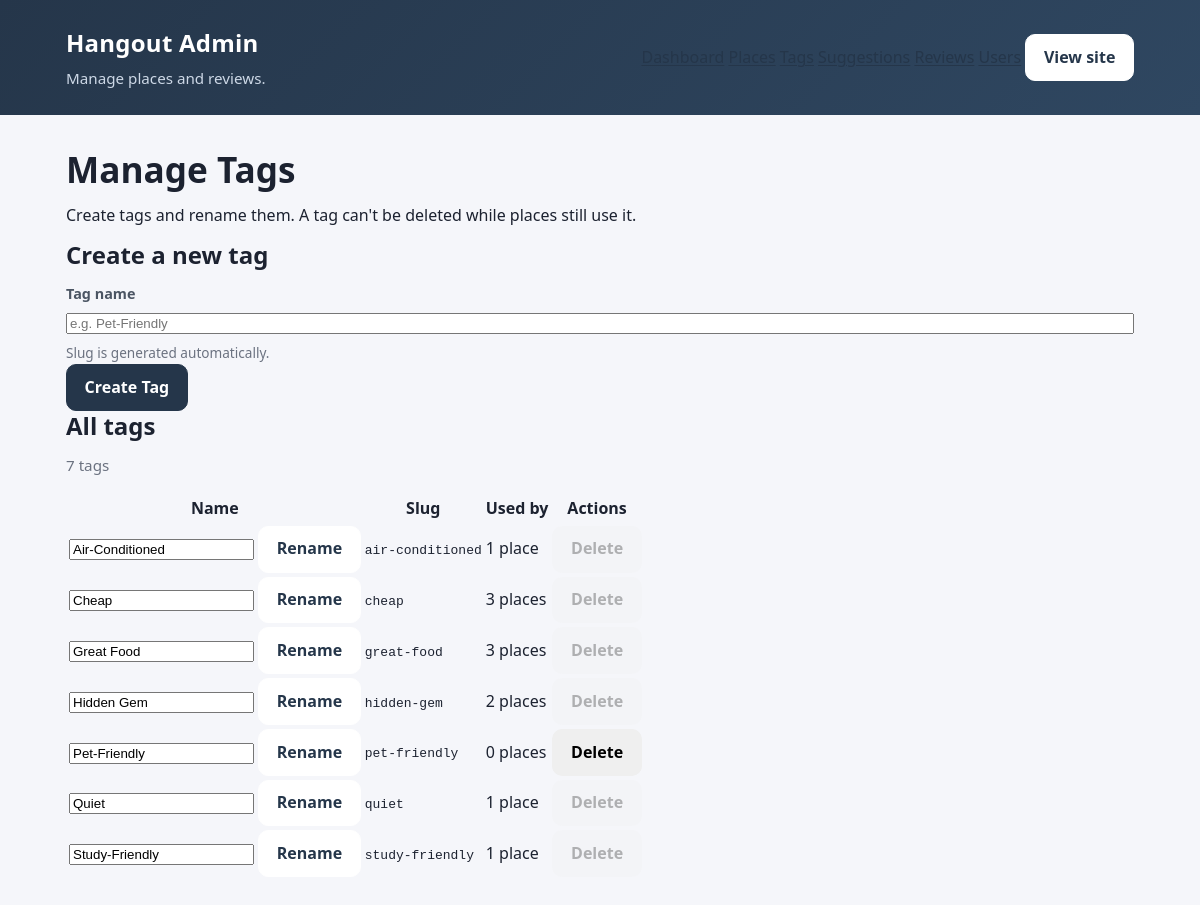
/admin/tags.php (signed in), run on the app's committed database.
### tables this page shows
CREATE TABLE `tags` (
  `id` int(10) UNSIGNED NOT NULL,
  `name` varchar(50) NOT NULL,
  `slug` varchar(60) NOT NULL
);

### public/admin/tags.php (the view, shortened to what this page needs)
<?php
require_once __DIR__ . '/../../app/config/database.php';
function escape(string $value): string
{
    return htmlspecialchars($value, ENT_QUOTES, 'UTF-8');
}
$tags = $pdo->query("
    SELECT
        t.id,
        t.name,
        t.slug,
        COUNT(pt.place_id) AS usage_count
    FROM tags t
    LEFT JOIN place_tags pt ON pt.tag_id = t.id
    GROUP BY t.id, t.name, t.slug
    ORDER BY t.name ASC
")->fetchAll();
?>
<!DOCTYPE html>
<html lang="en">
<head>
    <link rel="stylesheet" href="../assets/css/style.css">
</head>
<body class="admin-body">
<header class="site-header">
    <div class="site-header__inner">
        <div class="brand">
            <a href="index.php" class="brand__name">
                Hangout <span class="brand__badge">Admin</span>
            </a>
            <p class="brand__tagline">Manage places and reviews.</p>
        </div>
        <nav class="admin-nav" aria-label="Admin sections">
            <a href="index.php" class="admin-nav__link">Dashboard</a>
            <a href="places.php" class="admin-nav__link">Places</a>
            <a href="tags.php" class="admin-nav__link is-active" aria-current="page">Tags</a>
            <a href="suggestions.php" class="admin-nav__link">Suggestions</a>
            <a href="reviews.php" class="admin-nav__link">Reviews</a>
            <a href="users.php" class="admin-nav__link">Users</a>
            <a href="../index.php" class="btn btn--ghost">View site</a>
        </nav>
    </div>
</header>
<main id="main" class="container">
    <header class="page-header">
        <div>
            <h1>Manage Tags</h1>
            <p class="page-header__subtitle">
                Create tags and rename them. A tag can't be deleted while places still use it.
            </p>
        </div>
    </header>
    <section class="panel" aria-labelledby="new-tag-heading">
        <header class="panel__header">
            <h2 id="new-tag-heading">Create a new tag</h2>
        </header>
        <form method="POST" action="tags.php" class="admin-form">
            <div class="field">
                <label for="new-tag-name">Tag name</label>
                <input
                    type="text"
                    id="new-tag-name"
                    name="name"
                    maxlength="50"
                    placeholder="e.g. Pet-Friendly"
                    required
                >
                <span class="field-hint">Slug is generated automatically.</span>
            </div>
            <div class="form-actions">
                <button type="submit" class="btn btn--solid">Create Tag</button>
            </div>
        </form>
    </section>
    <section class="panel" aria-labelledby="all-tags-heading">
        <header class="panel__header panel__header--row">
            <h2 id="all-tags-heading">All tags</h2>
            <p class="results-count">
                <?= count($tags) ?> <?= count($tags) === 1 ? 'tag' : 'tags' ?>
            </p>
        </header>
        <?php if (empty($tags)): ?>
            <div class="empty-state">
                <h3>No tags yet</h3>
                <p>Use the form above to create the first tag.</p>
            </div>
        <?php else: ?>
            <div class="table-wrapper">
                <table class="data-table">
                    <thead>
                        <tr>
                            <th scope="col">Name</th>
                            <th scope="col">Slug</th>
                            <th scope="col">Used by</th>
                            <th scope="col">Actions</th>
                        </tr>
                    </thead>
                    <tbody>
                        <?php foreach ($tags as $tag): ?>
                            <?php $inUse = (int) $tag['usage_count'] > 0; ?>
                            <tr>
                                <td>
                                    <form method="POST" action="tags.php" class="inline-form inline-form--flex" style="gap: 0.5rem;">
                                        <input
                                            type="text"
                                            name="name"
                                            value="<?= escape($tag['name']) ?>"
                                            maxlength="50"
                                            class="tag-rename-input"
                                            aria-label="Rename <?= escape($tag['name']) ?>"
                                        >
                                        <button type="submit" class="btn btn--sm btn--ghost">Rename</button>
                                    </form>
                                </td>
                                <td class="data-table__id"><code><?= escape($tag['slug']) ?></code></td>
                                <td>
                                    <span class="status-pill status-pill--<?= $inUse ? 'active' : 'inactive' ?>">
                                        <?= (int) $tag['usage_count'] ?>
                                        <?= (int) $tag['usage_count'] === 1 ? 'place' : 'places' ?>
                                    </span>
                                </td>
                                <td>
                                    <form method="POST" action="tags.php" class="inline-form"
                                          onsubmit="return confirm('Delete this tag? This cannot be undone.');">
                                        <button
                                            type="submit"
                                            class="btn btn--sm btn--danger"
                                            <?= $inUse ? 'disabled title="Remove from all places first"' : '' ?>
                                        >Delete</button>
                                    </form>
                                </td>
                            </tr>
                        <?php endforeach; ?>
                    </tbody>
                </table>
            </div>
        <?php endif; ?>
    </section>
</main>
</body>
</html>

### public/assets/css/style.css (style rules this page uses)
:root { --color-bg: #f5f6fa; --color-surface: #ffffff; --color-surface-alt: #eef2f7; --color-border: #e1e5eb; --color-border-strong:#d1d8e0; --color-ink: #1c2230; --color-ink-soft: #4b5563; --color-ink-muted: #6b7280; --color-brand: #25364a; --color-brand-hover: #344d68; --color-brand-soft: #e8edf4; --color-accent: #647f9e; --color-focus: #2563eb; --radius-sm: 6px; --radius-md: 10px; --radius-lg: 14px; --radius-pill: 999px; --shadow-sm: 0 1px 2px rgba(16, 24, 40, 0.04); --shadow-md: 0 4px 14px rgba(16, 24, 40, 0.08); --shadow-lg: 0 10px 28px rgba(16, 24, 40, 0.12); --space-1: 0.25rem; --space-2: 0.5rem; --space-3: 0.75rem; --space-4: 1rem; --space-5: 1.5rem; --space-6: 2rem; --space-7: 3rem; --font-sans: system-ui, -apple-system, "Segoe UI", Roboto, Helvetica, Arial, sans-serif; --content-width: 1100px; }
*, *::before, *::after { box-sizing: border-box; }
html { -webkit-text-size-adjust: 100%; }
body { margin: 0; font-family: var(--font-sans); background: var(--color-bg); color: var(--color-ink); line-height: 1.6; -webkit-font-smoothing: antialiased; }
img, textarea, input, select, button { max-width: 100%; }
a { color: var(--color-brand); text-decoration-thickness: 1px; text-underline-offset: 2px; }
h1, h2, h3 { line-height: 1.25; color: var(--color-ink); margin: 0 0 var(--space-3); }
h1 { font-size: clamp(1.6rem, 2.4vw + 1rem, 2.2rem); }
h2 { font-size: clamp(1.25rem, 1.2vw + 1rem, 1.5rem); }
p { margin: 0 0 var(--space-3); }
.site-header { background: linear-gradient(135deg, #25364a 0%, #2f4761 100%); color: #fff; padding: var(--space-5) 0; }
.site-header__inner { max-width: var(--content-width); margin: 0 auto; padding: 0 var(--space-4); display: flex; align-items: center; justify-content: space-between; gap: var(--space-4); flex-wrap: wrap; }
.brand__name { display: inline-block; font-size: 1.5rem; font-weight: 700; color: #fff; text-decoration: none; letter-spacing: 0.01em; }
.brand__tagline { margin: var(--space-1) 0 0; color: #cdd8e6; font-size: 0.95rem; }
.btn { display: inline-flex; align-items: center; justify-content: center; gap: var(--space-2); padding: 0.6rem 1.1rem; border-radius: var(--radius-md); font: inherit; font-weight: 600; text-decoration: none; cursor: pointer; border: 1px solid transparent; transition: background-color 0.15s ease, color 0.15s ease, border-color 0.15s ease, transform 0.05s ease; }
.btn--solid { background: var(--color-brand); color: #fff; border-color: var(--color-brand); }
.btn--ghost { background: #fff; color: var(--color-brand); border-color: #fff; }
.container { max-width: var(--content-width); margin: var(--space-6) auto; padding: 0 var(--space-4); }
.field { display: flex; flex-direction: column; gap: var(--space-2); }
.field label { font-weight: 600; font-size: 0.9rem; color: var(--color-ink-soft); }
.results-count { color: var(--color-ink-muted); font-size: 0.95rem; margin: 0 0 var(--space-4); }
.field-hint, .label-hint { color: var(--color-ink-muted); font-size: 0.85rem; font-weight: 400; }

### data on the page
tags: name "Air-Conditioned", slug "air-conditioned", usage_count "1", shows "place"
tags: name "Cheap", slug "cheap", usage_count "3", shows "places"
tags: name "Great Food", slug "great-food", usage_count "3", shows "places"
tags: name "Hidden Gem", slug "hidden-gem", usage_count "2", shows "places"
tags: name "Pet-Friendly", slug "pet-friendly", usage_count "0", shows "places"
tags: name "Quiet", slug "quiet", usage_count "1", shows "place"
tags: name "Study-Friendly", slug "study-friendly", usage_count "1", shows "place"

### other printed values
count($tags) "7"
